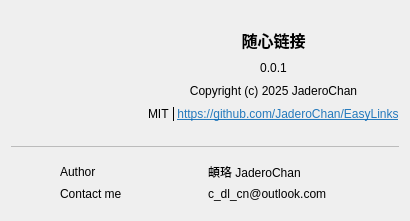
<?xml version="1.0" encoding="UTF-8"?>
<ui version="4.0">
 <class>AboutDialog</class>
 <widget class="QDialog" name="AboutDialog">
  <property name="geometry">
   <rect>
    <x>0</x>
    <y>0</y>
    <width>460</width>
    <height>220</height>
   </rect>
  </property>
  <property name="sizePolicy">
   <sizepolicy hsizetype="Fixed" vsizetype="Fixed">
    <horstretch>0</horstretch>
    <verstretch>0</verstretch>
   </sizepolicy>
  </property>
  <property name="font">
   <font>
    <stylestrategy>PreferAntialias</stylestrategy>
   </font>
  </property>
  <property name="focusPolicy">
   <enum>Qt::ClickFocus</enum>
  </property>
  <property name="windowTitle">
   <string>AboutDialog</string>
  </property>
  <layout class="QVBoxLayout" name="verticalLayout">
   <property name="sizeConstraint">
    <enum>QLayout::SetFixedSize</enum>
   </property>
   <item>
    <widget class="QWidget" name="widget" native="true">
     <property name="focusPolicy">
      <enum>Qt::ClickFocus</enum>
     </property>
     <layout class="QHBoxLayout" name="horizontalLayout">
      <property name="spacing">
       <number>9</number>
      </property>
      <property name="leftMargin">
       <number>0</number>
      </property>
      <property name="topMargin">
       <number>0</number>
      </property>
      <property name="rightMargin">
       <number>0</number>
      </property>
      <property name="bottomMargin">
       <number>0</number>
      </property>
      <item>
       <widget class="QLabel" name="icon">
        <property name="minimumSize">
         <size>
          <width>128</width>
          <height>128</height>
         </size>
        </property>
        <property name="maximumSize">
         <size>
          <width>128</width>
          <height>128</height>
         </size>
        </property>
        <property name="focusPolicy">
         <enum>Qt::ClickFocus</enum>
        </property>
        <property name="text">
         <string/>
        </property>
        <property name="pixmap">
         <pixmap resource="../../resources/app.qrc">:/icons/app.ico</pixmap>
        </property>
        <property name="scaledContents">
         <bool>true</bool>
        </property>
       </widget>
      </item>
      <item>
       <widget class="QWidget" name="widget_2" native="true">
        <property name="sizePolicy">
         <sizepolicy hsizetype="Preferred" vsizetype="Fixed">
          <horstretch>0</horstretch>
          <verstretch>0</verstretch>
         </sizepolicy>
        </property>
        <property name="focusPolicy">
         <enum>Qt::ClickFocus</enum>
        </property>
        <layout class="QVBoxLayout" name="verticalLayout_2">
         <property name="spacing">
          <number>9</number>
         </property>
         <property name="leftMargin">
          <number>0</number>
         </property>
         <property name="topMargin">
          <number>0</number>
         </property>
         <property name="rightMargin">
          <number>0</number>
         </property>
         <property name="bottomMargin">
          <number>0</number>
         </property>
         <item>
          <widget class="QWidget" name="widget_4" native="true">
           <property name="sizePolicy">
            <sizepolicy hsizetype="Preferred" vsizetype="Fixed">
             <horstretch>0</horstretch>
             <verstretch>0</verstretch>
            </sizepolicy>
           </property>
           <property name="focusPolicy">
            <enum>Qt::ClickFocus</enum>
           </property>
           <layout class="QVBoxLayout" name="verticalLayout_3">
            <property name="spacing">
             <number>9</number>
            </property>
            <property name="leftMargin">
             <number>0</number>
            </property>
            <property name="topMargin">
             <number>0</number>
            </property>
            <property name="rightMargin">
             <number>0</number>
            </property>
            <property name="bottomMargin">
             <number>0</number>
            </property>
            <item>
             <widget class="QLabel" name="titleLbl">
              <property name="sizePolicy">
               <sizepolicy hsizetype="Preferred" vsizetype="Fixed">
                <horstretch>0</horstretch>
                <verstretch>0</verstretch>
               </sizepolicy>
              </property>
              <property name="font">
               <font>
                <pointsize>12</pointsize>
                <bold>true</bold>
                <stylestrategy>PreferAntialias</stylestrategy>
               </font>
              </property>
              <property name="focusPolicy">
               <enum>Qt::ClickFocus</enum>
              </property>
              <property name="text">
               <string>随心链接</string>
              </property>
              <property name="alignment">
               <set>Qt::AlignCenter</set>
              </property>
             </widget>
            </item>
            <item>
             <widget class="QLabel" name="versionLbl">
              <property name="sizePolicy">
               <sizepolicy hsizetype="Preferred" vsizetype="Fixed">
                <horstretch>0</horstretch>
                <verstretch>0</verstretch>
               </sizepolicy>
              </property>
              <property name="focusPolicy">
               <enum>Qt::ClickFocus</enum>
              </property>
              <property name="text">
               <string>0.0.1</string>
              </property>
              <property name="alignment">
               <set>Qt::AlignCenter</set>
              </property>
             </widget>
            </item>
           </layout>
          </widget>
         </item>
         <item>
          <widget class="QWidget" name="widget_6" native="true">
           <property name="sizePolicy">
            <sizepolicy hsizetype="Preferred" vsizetype="Fixed">
             <horstretch>0</horstretch>
             <verstretch>0</verstretch>
            </sizepolicy>
           </property>
           <property name="focusPolicy">
            <enum>Qt::ClickFocus</enum>
           </property>
           <layout class="QHBoxLayout" name="horizontalLayout_2">
            <property name="spacing">
             <number>0</number>
            </property>
            <property name="leftMargin">
             <number>0</number>
            </property>
            <property name="topMargin">
             <number>0</number>
            </property>
            <property name="rightMargin">
             <number>0</number>
            </property>
            <property name="bottomMargin">
             <number>0</number>
            </property>
            <item>
             <widget class="QLabel" name="copyrightLbl">
              <property name="font">
               <font>
                <stylestrategy>PreferAntialias</stylestrategy>
               </font>
              </property>
              <property name="focusPolicy">
               <enum>Qt::ClickFocus</enum>
              </property>
              <property name="text">
               <string>Copyright (c) 2025 JaderoChan</string>
              </property>
              <property name="alignment">
               <set>Qt::AlignCenter</set>
              </property>
             </widget>
            </item>
           </layout>
          </widget>
         </item>
         <item>
          <widget class="QWidget" name="widget_3" native="true">
           <property name="focusPolicy">
            <enum>Qt::ClickFocus</enum>
           </property>
           <layout class="QHBoxLayout" name="horizontalLayout_3">
            <property name="spacing">
             <number>2</number>
            </property>
            <property name="leftMargin">
             <number>0</number>
            </property>
            <property name="topMargin">
             <number>0</number>
            </property>
            <property name="rightMargin">
             <number>0</number>
            </property>
            <property name="bottomMargin">
             <number>0</number>
            </property>
            <item>
             <widget class="QLabel" name="licenseLbl">
              <property name="sizePolicy">
               <sizepolicy hsizetype="Fixed" vsizetype="Preferred">
                <horstretch>0</horstretch>
                <verstretch>0</verstretch>
               </sizepolicy>
              </property>
              <property name="focusPolicy">
               <enum>Qt::ClickFocus</enum>
              </property>
              <property name="text">
               <string>MIT</string>
              </property>
             </widget>
            </item>
            <item>
             <widget class="Line" name="line_2">
              <property name="focusPolicy">
               <enum>Qt::ClickFocus</enum>
              </property>
              <property name="frameShadow">
               <enum>QFrame::Plain</enum>
              </property>
              <property name="orientation">
               <enum>Qt::Vertical</enum>
              </property>
             </widget>
            </item>
            <item>
             <widget class="QLabel" name="urlLbl">
              <property name="sizePolicy">
               <sizepolicy hsizetype="Fixed" vsizetype="Preferred">
                <horstretch>0</horstretch>
                <verstretch>0</verstretch>
               </sizepolicy>
              </property>
              <property name="text">
               <string>&lt;html&gt;&lt;head/&gt;&lt;body&gt;&lt;p&gt;&lt;a href=&quot;https://github.com/JaderoChan/EasyLinks&quot;&gt;&lt;span style=&quot; text-decoration: underline; color:rgba(0,100,180,216);&quot;&gt;https://github.com/JaderoChan/EasyLinks&lt;/span&gt;&lt;/a&gt;&lt;/p&gt;&lt;/body&gt;&lt;/html&gt;</string>
              </property>
              <property name="alignment">
               <set>Qt::AlignCenter</set>
              </property>
              <property name="openExternalLinks">
               <bool>true</bool>
              </property>
             </widget>
            </item>
           </layout>
          </widget>
         </item>
        </layout>
       </widget>
      </item>
     </layout>
    </widget>
   </item>
   <item>
    <widget class="Line" name="line">
     <property name="focusPolicy">
      <enum>Qt::ClickFocus</enum>
     </property>
     <property name="styleSheet">
      <string notr="true">color: rgba(0, 0, 0, 56);</string>
     </property>
     <property name="frameShadow">
      <enum>QFrame::Plain</enum>
     </property>
     <property name="orientation">
      <enum>Qt::Horizontal</enum>
     </property>
    </widget>
   </item>
   <item>
    <widget class="QWidget" name="widget_9" native="true">
     <property name="focusPolicy">
      <enum>Qt::ClickFocus</enum>
     </property>
     <layout class="QHBoxLayout" name="horizontalLayout_6">
      <item>
       <spacer name="horizontalSpacer">
        <property name="orientation">
         <enum>Qt::Horizontal</enum>
        </property>
        <property name="sizeType">
         <enum>QSizePolicy::Fixed</enum>
        </property>
        <property name="sizeHint" stdset="0">
         <size>
          <width>40</width>
          <height>20</height>
         </size>
        </property>
       </spacer>
      </item>
      <item>
       <widget class="QWidget" name="widget_7" native="true">
        <property name="focusPolicy">
         <enum>Qt::ClickFocus</enum>
        </property>
        <layout class="QVBoxLayout" name="verticalLayout_4">
         <property name="leftMargin">
          <number>0</number>
         </property>
         <property name="topMargin">
          <number>0</number>
         </property>
         <property name="rightMargin">
          <number>0</number>
         </property>
         <property name="bottomMargin">
          <number>0</number>
         </property>
         <item>
          <widget class="QWidget" name="widget_5" native="true">
           <property name="focusPolicy">
            <enum>Qt::ClickFocus</enum>
           </property>
           <layout class="QHBoxLayout" name="horizontalLayout_4">
            <property name="leftMargin">
             <number>0</number>
            </property>
            <property name="topMargin">
             <number>0</number>
            </property>
            <property name="rightMargin">
             <number>0</number>
            </property>
            <property name="bottomMargin">
             <number>0</number>
            </property>
            <item>
             <widget class="QLabel" name="authorTextLbl">
              <property name="focusPolicy">
               <enum>Qt::ClickFocus</enum>
              </property>
              <property name="text">
               <string>Author</string>
              </property>
              <property name="alignment">
               <set>Qt::AlignLeading|Qt::AlignLeft|Qt::AlignVCenter</set>
              </property>
             </widget>
            </item>
            <item>
             <widget class="QLabel" name="authorValueLbl">
              <property name="focusPolicy">
               <enum>Qt::ClickFocus</enum>
              </property>
              <property name="text">
               <string>頔珞 JaderoChan</string>
              </property>
              <property name="alignment">
               <set>Qt::AlignLeading|Qt::AlignLeft|Qt::AlignVCenter</set>
              </property>
              <property name="textInteractionFlags">
               <set>Qt::LinksAccessibleByMouse|Qt::TextSelectableByMouse</set>
              </property>
             </widget>
            </item>
           </layout>
          </widget>
         </item>
         <item>
          <widget class="QWidget" name="widget_8" native="true">
           <property name="focusPolicy">
            <enum>Qt::ClickFocus</enum>
           </property>
           <layout class="QHBoxLayout" name="horizontalLayout_5">
            <property name="leftMargin">
             <number>0</number>
            </property>
            <property name="topMargin">
             <number>0</number>
            </property>
            <property name="rightMargin">
             <number>0</number>
            </property>
            <property name="bottomMargin">
             <number>0</number>
            </property>
            <item>
             <widget class="QLabel" name="contactTextLbl">
              <property name="focusPolicy">
               <enum>Qt::ClickFocus</enum>
              </property>
              <property name="text">
               <string>Contact me</string>
              </property>
              <property name="alignment">
               <set>Qt::AlignLeading|Qt::AlignLeft|Qt::AlignVCenter</set>
              </property>
             </widget>
            </item>
            <item>
             <widget class="QLabel" name="contactValueLbl">
              <property name="focusPolicy">
               <enum>Qt::ClickFocus</enum>
              </property>
              <property name="text">
               <string>c_dl_cn@outlook.com</string>
              </property>
              <property name="alignment">
               <set>Qt::AlignLeading|Qt::AlignLeft|Qt::AlignVCenter</set>
              </property>
              <property name="textInteractionFlags">
               <set>Qt::LinksAccessibleByMouse|Qt::TextSelectableByMouse</set>
              </property>
             </widget>
            </item>
           </layout>
          </widget>
         </item>
        </layout>
       </widget>
      </item>
      <item>
       <spacer name="horizontalSpacer_2">
        <property name="orientation">
         <enum>Qt::Horizontal</enum>
        </property>
        <property name="sizeType">
         <enum>QSizePolicy::Fixed</enum>
        </property>
        <property name="sizeHint" stdset="0">
         <size>
          <width>40</width>
          <height>20</height>
         </size>
        </property>
       </spacer>
      </item>
     </layout>
    </widget>
   </item>
  </layout>
 </widget>
 <resources>
  <include location="../../resources/app.qrc"/>
 </resources>
 <connections/>
</ui>
